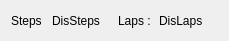
<?xml version="1.0" encoding="UTF-8"?>
<ui version="4.0">
 <class>Form</class>
 <widget class="QWidget" name="Form">
  <property name="geometry">
   <rect>
    <x>0</x>
    <y>0</y>
    <width>229</width>
    <height>41</height>
   </rect>
  </property>
  <property name="windowTitle">
   <string>Form</string>
  </property>
  <layout class="QHBoxLayout" name="horizontalLayout">
   <item>
    <widget class="QLabel" name="labelSteps">
     <property name="maximumSize">
      <size>
       <width>35</width>
       <height>16777215</height>
      </size>
     </property>
     <property name="text">
      <string>Steps :</string>
     </property>
    </widget>
   </item>
   <item>
    <widget class="QLabel" name="labelDispalySteps">
     <property name="text">
      <string>DisSteps</string>
     </property>
    </widget>
   </item>
   <item>
    <widget class="QLabel" name="labelLaps">
     <property name="maximumSize">
      <size>
       <width>35</width>
       <height>16777215</height>
      </size>
     </property>
     <property name="text">
      <string>Laps :</string>
     </property>
    </widget>
   </item>
   <item>
    <widget class="QLabel" name="labelDispalyLaps">
     <property name="text">
      <string>DisLaps</string>
     </property>
    </widget>
   </item>
  </layout>
 </widget>
 <resources/>
 <connections/>
</ui>
